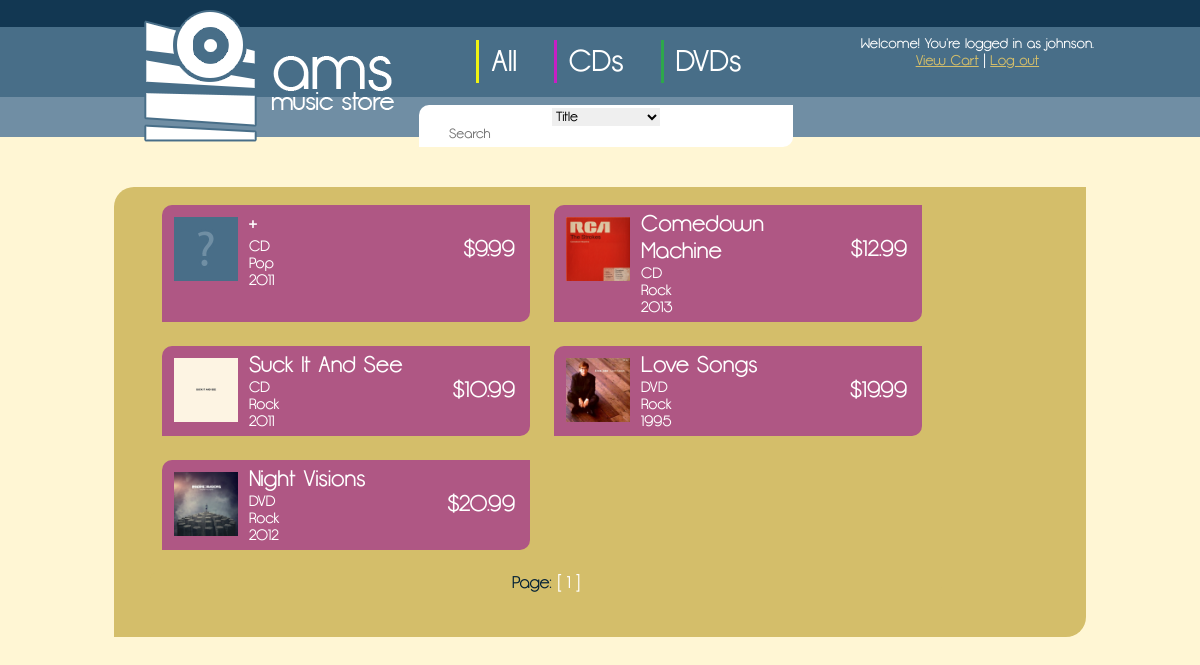
/index.php (signed in), run on the app's committed database.
### tables this page shows
CREATE TABLE item (
    upc INT NOT NULL,
    title VARCHAR(64) NOT NULL,
    itemtype ENUM('CD', 'DVD') NOT NULL,
    category ENUM('Rock', 'Pop', 'Rap', 'Country', 'Classical', 'New Age', 'Instrumental') NOT NULL,
    company VARCHAR(32) NULL,
    releaseyear INT NULL,
    price REAL NOT NULL,
    stock INT NOT NULL,
    PRIMARY KEY (upc)
);

### src/list_items.php (the view)
<?php
    if (isset($_GET['cat'])) {
        $query = $connection->prepare('SELECT upc, title, itemtype, category, releaseyear, price FROM item WHERE itemtype=?');
        $query->bind_param('s', $_GET['cat']);
    } else {
        $query = $connection->prepare('SELECT upc, title, itemtype, category, releaseyear, price FROM item');
    }
    $query->execute();
    $result = $query->get_result();
    if (isset($_GET['page']))
        $page = $_GET['page'] - 1;
    else
        $page = 0;
    $i = 0;
    while ($row = $result->fetch_assoc()) {
        if ($i >= $page * 6 && $i <= $page * 6 + 5 ) {
            if (!file_exists('img/covers/'.$row['upc'].'.jpg'))
                $cover = "unknown";
            else
                $cover = $row['upc'];
            echo '<a href="?p=display_item&id='.$row['upc'].'" class="item">';
            echo '<div class="cover"><img src="img/covers/'.$cover.'.jpg" width="64px" height="64px" /></div>';
            echo '<div class="info"><h2>'.$row['title'].'</h2>'.$row['itemtype'].'<br />'.$row['category'].'<br />'.$row['releaseyear'].'</div>';
            echo '<div class="price"><h2>$'.number_format($row['price'], 2).'</h2></div></a>';
        }
        $i++;
    }
    echo '<div id="pager">Page: ';
    for ($i = 1; $i <= ceil($result->num_rows / 6); $i++) {
        echo ' <a href="?';
        if (isset($_GET['cat']))
            echo 'cat='.$_GET['cat'].'&';
        echo 'page='.$i.'">[ '.$i.' ]</a> ';
    }
    echo '</div>';
?>

### src/css/style.css (style rules this page uses)
* { margin: 0; padding: 0; text-decoration: none; word-wrap: break-word; font-weight: normal; }
body { background: #fff6d4; font-family: "Opificio", "Century Gothic", sans-serif; color: #fff; font-size: 14px; text-align: center; }
a { color: #fff; }
#content .item { background: #af5784; color: #fff; display: flex; flex-wrap: wrap; padding: 6px; width: 45%; margin: 0 1.5% 3% 1.5%; border-radius: 10px 0; }
#content .item .cover { margin: 6px; }
#content .item .info { margin-left: 5px; width: 50%; }
#content .item .price { width: calc(50% - 90px); text-align: right; margin: 25px 0; }
#content #pager { font-size: 17px; width: 100%; text-align: center; background: #d4be6a; border-radius: 5px 0; }

### data on the page
item: shows a picture, title "+", itemtype "CD", category "Pop", releaseyear "2011", price "9.99"
item: shows a picture, title "Comedown Machine", itemtype "CD", category "Rock", releaseyear "2013", price "12.99"
item: shows a picture, title "Suck It And See", itemtype "CD", category "Rock", releaseyear "2011", price "10.99"
item: shows a picture, title "Love Songs", itemtype "DVD", category "Rock", releaseyear "1995", price "19.99"
item: shows a picture, title "Night Visions", itemtype "DVD", category "Rock", releaseyear "2012", price "20.99"

### other printed values
$_SESSION['username'] "johnson"
